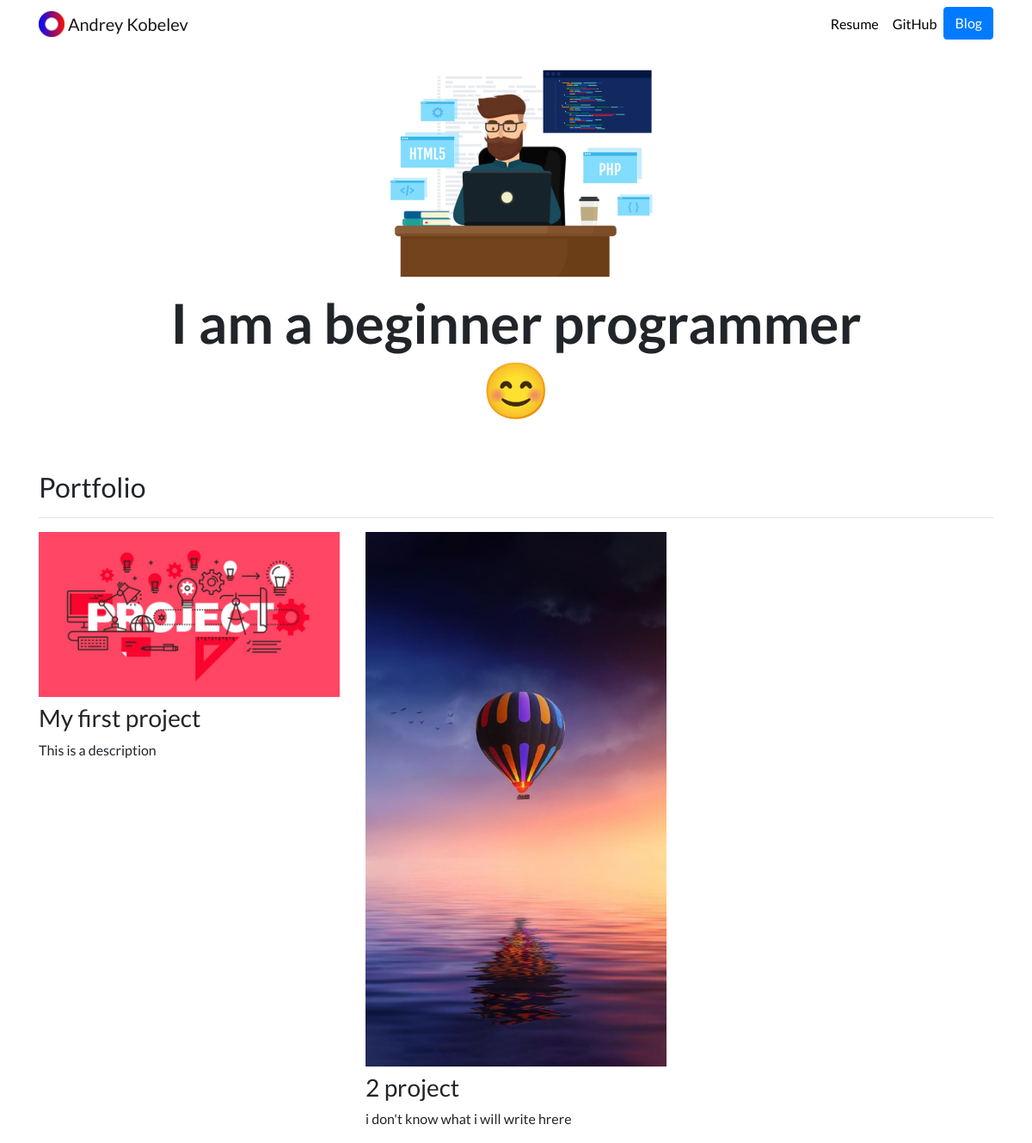
Before: / with the older database file.
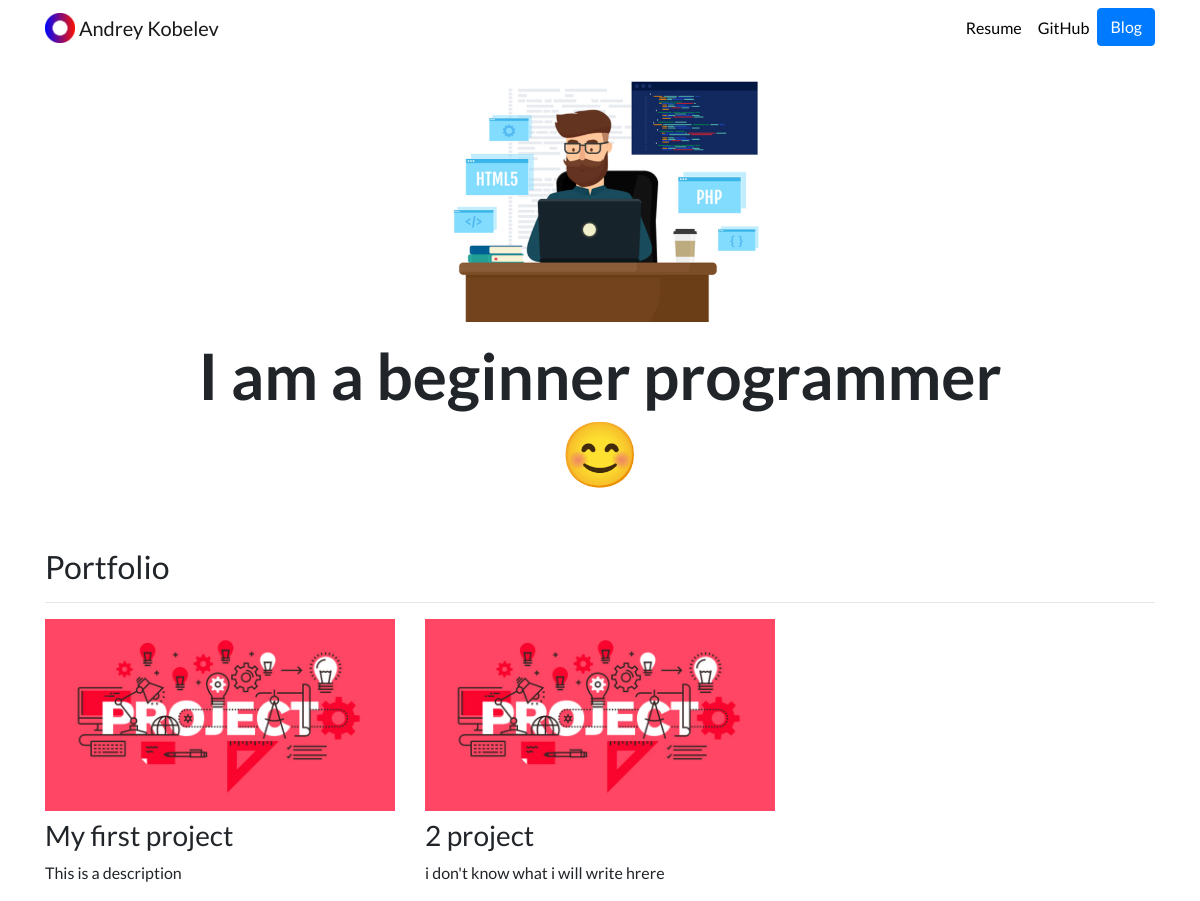
After: the same page with the newer database file.
### portfolio/models.py (models this page shows, shortened)
class Project(models.Model):
    title = models.CharField(max_length=100)
    description = models.CharField(max_length=250)
    image = models.ImageField(upload_to='portfolio_static/images/')
    url = models.URLField(blank=True)

### homepage/views.py (the view)
# urls.py: 2. Add a URL to urlpatterns:  path('', views.home, name='home')
def home(request):
    projects = Project.objects.all()
    context = {
        'projects': projects
    }
    return render(request, 'homepage/home.html', context)

### homepage/templates/homepage/home.html
{% extends "homepage/base_2.html" %}
{% load static %}
{% block content %}
<div class="row justify-content-center my-3">
  <div class="col-5">
    <img src="{% static 'portfolio_static/programmer.png' %}" class="img-fluid">
  </div>
</div>
<div class="row justify-content-center mb-3">
  <div class="col-md-9 text-center">
    <h1 id="hometext" class="font-weight-bold">I am a beginner programmer 😊</h1>
  </div>
</div>
<h2 class="mt-5">Portfolio</h2>
<hr>
<div class="row">
  {% for project in projects %}
  <div class="col-lg-4 col-md-6">
    {% if project.url %}
    <a href="{{ project.url }}">
      <img src="{{ project.image.url }}" class="img-fluid mb-2">
    </a>
    {% else %}
    <img src="{{ project.image.url }}" class="img-fluid mb-2">
    {% endif %}
    <h3>{{ project.title }}</h3>
    <p>{{ project.description }}</p>
  </div>
  {% endfor %}
</div>
{% endblock %}

### homepage/templates/homepage/base_2.html (shortened to what this page needs)
{% load static %}
<!doctype html>
<html lang="en">
<head>
  <link rel="stylesheet" href="https://stackpath.bootstrapcdn.com/bootstrap/4.4.1/css/bootstrap.min.css">
  <link rel="stylesheet" href="{% static 'portfolio_static/custom.css' %}">
</head>
<body>
  <nav id="topNav" class="navbar navbar-expand-md navbar-light">
    <div class="container">
      <a class="navbar-brand" href="{% url 'home' %}">
        <img src="{% static 'portfolio_static/Logo.png' %}" width="30" height="30" class="d-inline-block align-top" alt="Andrey's Logo">
        <span>Andrey Kobelev</span>
      </a>
      <div class="collapse navbar-collapse text-center" id="navbarNav">
        <ul class="navbar-nav ml-auto">
          <li class="nav-item">
            <a class="nav-link" href="{% static 'portfolio_static/Резюме_Повар.pdf' %}">Resume</a>
          </li>
          <li class="nav-item">
            <a class="nav-link" href="https://github.com/andrey-kobelev" target="_blank">GitHub</a>
          </li>
          <li>
            <a role="button" href="{% url 'blog:all_blogs' %}" class="btn btn-primary">Blog</a>
          </li>
        </ul>
      </div>
    </div>
  </nav>
  <div class="container">
    {% block content %}{% endblock %}
  </div>
</body>
</html>

### homepage/static/portfolio_static/custom.css (style rules this page uses)
.navbar-nav .nav-link { color: rgba(0,0,0,1) !important; }
body { font-family: 'Lato', sans-serif; }
@media (min-width: 992px) { #hometext { font-size: 4rem; } }

Changed rows visible on the page:
changed Project "2 project": image: a different picture
